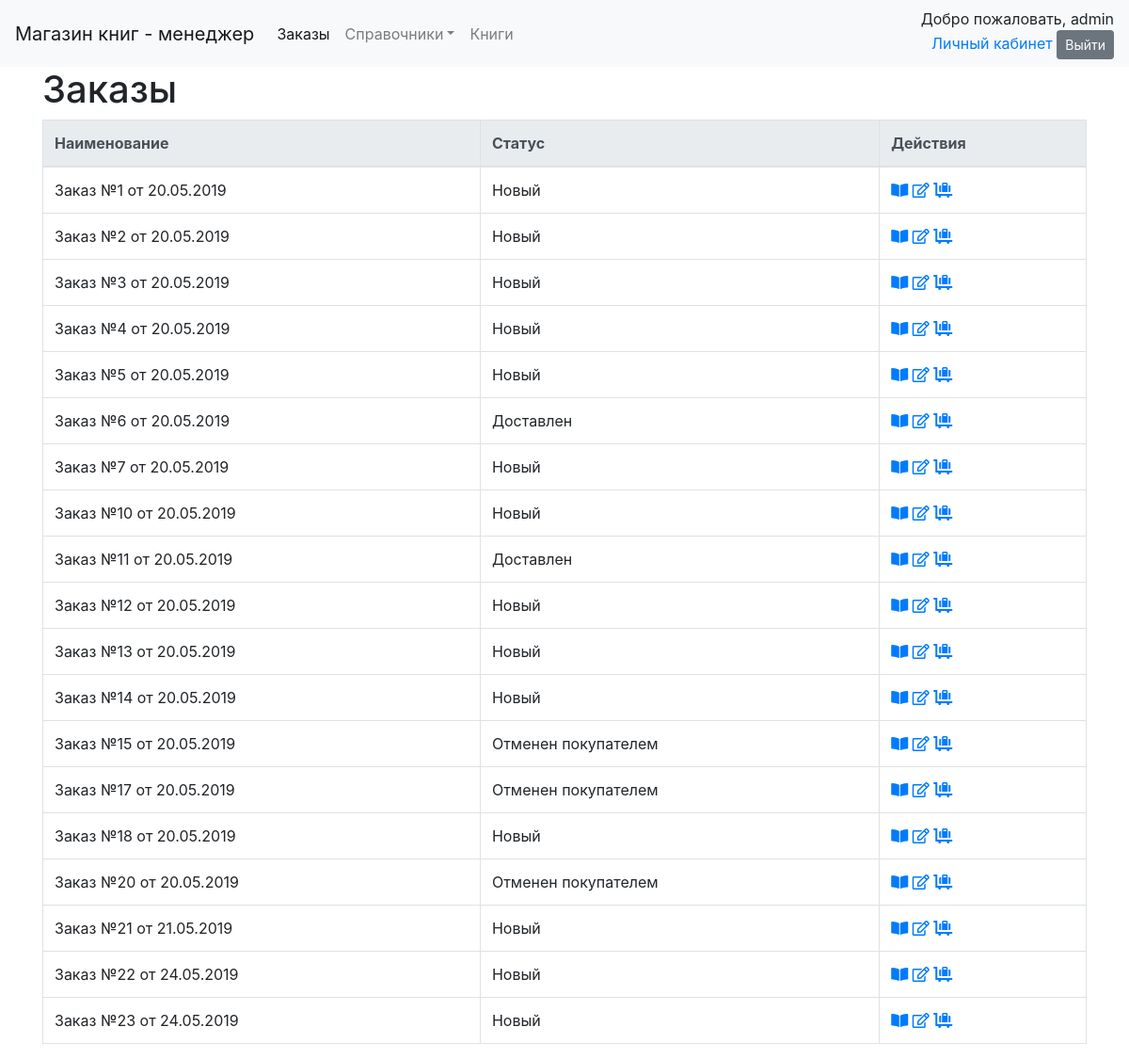
Before: /order/ (signed in) with the older database file.
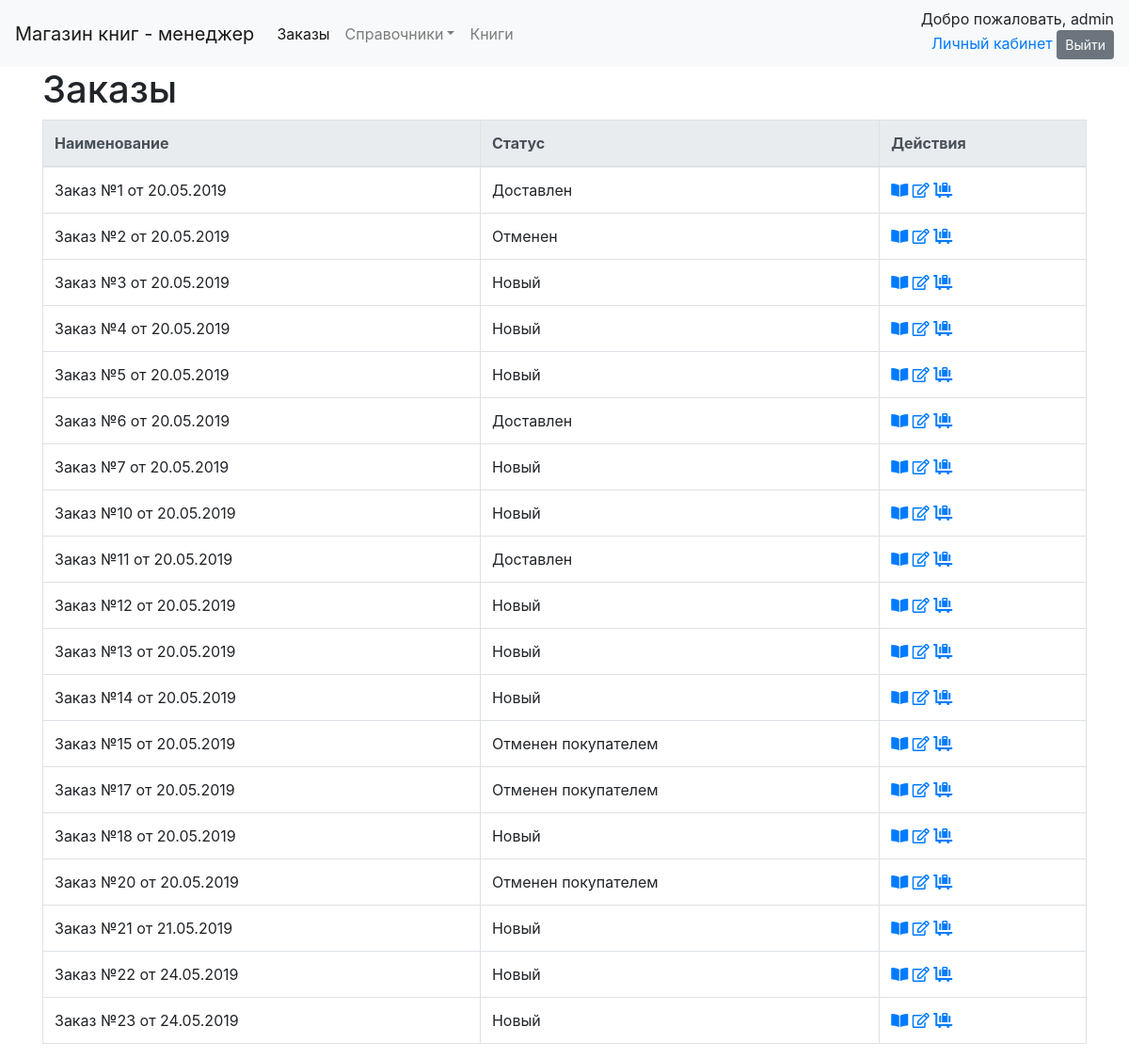
After: the same page with the newer database file.
### orderapp/models.py (models this page shows, shortened)
class Order(models.Model):
    cart = models.ForeignKey(Cart, on_delete=models.PROTECT, verbose_name='корзина', related_name='order',
                             related_query_name='order')
    status = models.ForeignKey(OrderStatus, on_delete=models.PROTECT, verbose_name='статус', related_name='order',
                               related_query_name='order')
    name = models.CharField(verbose_name='имя', max_length=50, help_text='Как к вам обращаться?')
    phone = models.CharField(max_length=15, verbose_name='телефон', help_text='Телефон для связи: +375(29)000-00-00')
    email = models.EmailField(verbose_name='email', blank=True, null=True,
                              help_text='Электронная почта: example@domain.com')
    delivery_adress = models.TextField(verbose_name='Адрес доставки',
                                       help_text='Пример: г. Минск, ул. Звездная, д. 1, кв. 7')
    comments = models.TextField(verbose_name='комментарий', blank=True, null=True)
    date_create = models.DateTimeField("Дата создания", auto_now_add=True, )
    date_update = models.DateTimeField("Дата последнего изменения", auto_now=True)
    def __str__(self):
        return "Заказ №" + str(self.pk) + " от " + self.date_create.strftime("%d.%m.%Y")
    def get_detail_url(self):
        return reverse_lazy('order_detail', kwargs={'pk': self.pk})
    def get_change_status_url(self):
        return reverse_lazy('order_change_status', kwargs={'pk': self.pk})
    class Meta:
        verbose_name = 'заказ'
        verbose_name_plural = 'заказы'
        permissions = [('manager', 'is_manager'), ]

### dimensionsapp/models.py (models this page shows, shortened)
class Dimension(models.Model):
    name = models.CharField("Наименование", max_length=50, unique=True)
    description = models.TextField("Описание", blank=True, )
    class Meta:
        abstract = True
        ordering = ['name']

class OrderStatus(Dimension):
    class Meta(Dimension.Meta):
        verbose_name = 'статус заказа'
        verbose_name_plural = 'статусы заказа'

### orderapp/views.py (the view)
# urls.py: path('', ManagerOrderListView.as_view(), name='order_list'),
class ManagerOrderListView(ManagerListView):
    model = Order

### orderapp/templates/orderapp/order_list.html (shortened to what this page needs)
{% extends 'dimension_list.html' %}
{% block header %}<h1>Заказы</h1>{% endblock %}
{% block navbar %}
    {% include 'navbar.html' with active="order" %}
{% endblock %}
{% block list_header %}
    <th>Наименование</th>
    <th>Статус</th>
{% endblock %}
{% block list_element %}
    <td>{{ object }}</td>
    <td>{{ object.status.name }}</td>
{% endblock %}
{% block actions %}
    <td>
        <a href="{% block  url_view %}{{ object.get_detail_url }}{% endblock %}"
           title="Посмотреть"><i class="fas fa-book-open"></i></a>
        <a href="{% block  url_edit %}{{ object.get_update_url }}{% endblock %}"
           title="Править"><i class="far fa-edit"></i></a>
        <a href="{% block  url_delete %}{{ object.get_change_status_url }}{% endblock %}"
           title="Изменить статус"><i class="fas fa-luggage-cart"></i></a>
    </td>
{% endblock %}

### templates/dimension_list.html (shortened to what this page needs)
{% extends 'base.html' %}
{% load static %}
{% load crispy_forms_tags %}
{% load paginator_page %}
{% block body %}
    <div class="container">
        <div class="row align-items-center">
            <div class="col-auto">
                {% block header %}{% endblock %}
            </div>
        </div>
        <table class="table table-bordered">
            {% block dimension_list %}
                <thead class="thead-light">
                <tr>
                    {% block list_header %}{% endblock %}
                    <th>Действия</th>
                </tr>
                </thead>
                <tbody>
                {% for object in object_list %}
                    <tr>
                        {% block list_element %}{% endblock %}
                        {% block actions %}{% endblock %}
                    </tr>
                {% endfor %}
                </tbody>
            {% endblock %}
        </table>
    </div>
{% endblock body %}

### templates/base.html (shortened to what this page needs)
<!DOCTYPE html>
<html lang="en">
<head>
    <link rel="stylesheet" href="https://stackpath.bootstrapcdn.com/bootstrap/4.3.1/css/bootstrap.min.css"
>
    <link rel="stylesheet" href="https://use.fontawesome.com/releases/v5.8.1/css/all.css"
>
</head>
<body>
{% block navbar %}{% endblock %}
{% block body %}{% endblock %}
</body>
</html>

### templates/navbar.html (shortened to what this page needs)
<header class="navbar navbar-expand-lg navbar-light bg-light">
    {% if perms.orderapp.manager %}
        <a class="navbar-brand" href="#">Магазин книг - менеджер</a>
    {% else %}
        <a class="navbar-brand" href="{% url 'main-page' %}">Магазин книг</a>
    {% endif %}
    <div class="collapse navbar-collapse" id="navbarSupportedContent">
        <ul class="navbar-nav mr-auto">
            {% if perms.orderapp.manager %}
                <li class="nav-item {% if active == 'order' %}active{% endif %}">
                    <a class="nav-link" href="{% url 'order_list' %}">Заказы</a>
                </li>
            {% endif %}
            {% if perms.orderapp.manager %}
                <li class="nav-item dropdown {% if active == 'dimension' %}active{% endif %}">
                    <a class="nav-link dropdown-toggle" href="{% url 'dimensions_list' %}" id="navbarDropdown"
                       role="button"
                       data-toggle="dropdown" aria-haspopup="true" aria-expanded="false">Справочники</a>
                </li>
            {% endif %}
            {% if perms.orderapp.manager %}
                <li class="nav-item {% if active == 'book' %}active{% endif %}">
                    <a class="nav-link" href="{% url 'book_list' %}">Книги</a>
                </li>
            {% endif %}
        </ul>
        <div class="ml-3 text-right">
            {% if user.is_authenticated %}
                <span class="">Добро пожаловать, {{ user.username }}</span>
                <form action="{% url 'auth:log_out' %}" method="post">
                    <a href="{% url 'auth:user' %}">Личный кабинет</a>
                    <button class="btn btn-secondary btn-sm">Выйти</button>
                </form>
            {% else %}
                <span>Вы не вошли на сайт</span>
                <p class="m-0"><a href="{% url 'auth:register' %}">Регистрация</a> <a href="{% url 'auth:log_in' %}?next={{ view.request.path }}">Вход</a></p>
            {% endif %}
        </div>
    </div>
</header>

Changed rows visible on the page:
changed Order "Заказ №1 от 20.05.2019": status.name "Новый" → "Доставлен"
changed Order "Заказ №2 от 20.05.2019": status.name "Новый" → "Отменен"
